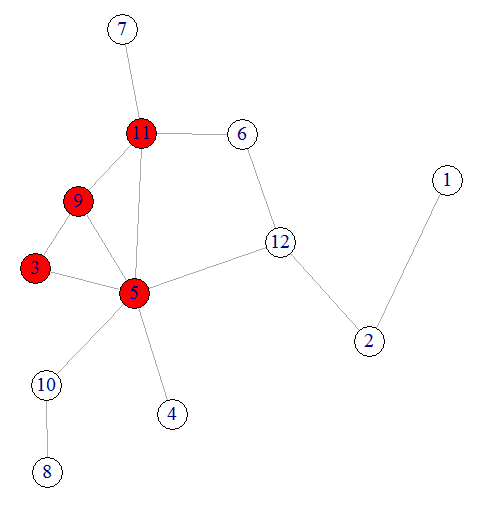

Reproduce this figure in R.
n=12
library(igraph)
G=sample_gnp(n,0.2)
wierzcholki=c()
Trojkaty=function(g){
  m=as_adjacency_matrix(g,sparse=FALSE)
  m3=m%*%m%*%m
  licznik=1
  for (i in 1:nrow(m3)){
    if (diag(m3)[i]>0) {
      wierzcholki[licznik]=i
      licznik=licznik+1
    }
  }
  return(list(sum(diag(m3))/6,m3,wierzcholki))
}

Trojkaty(G)
V(G)[Trojkaty(G)[[3]]]$color=2
tkplot(G)
